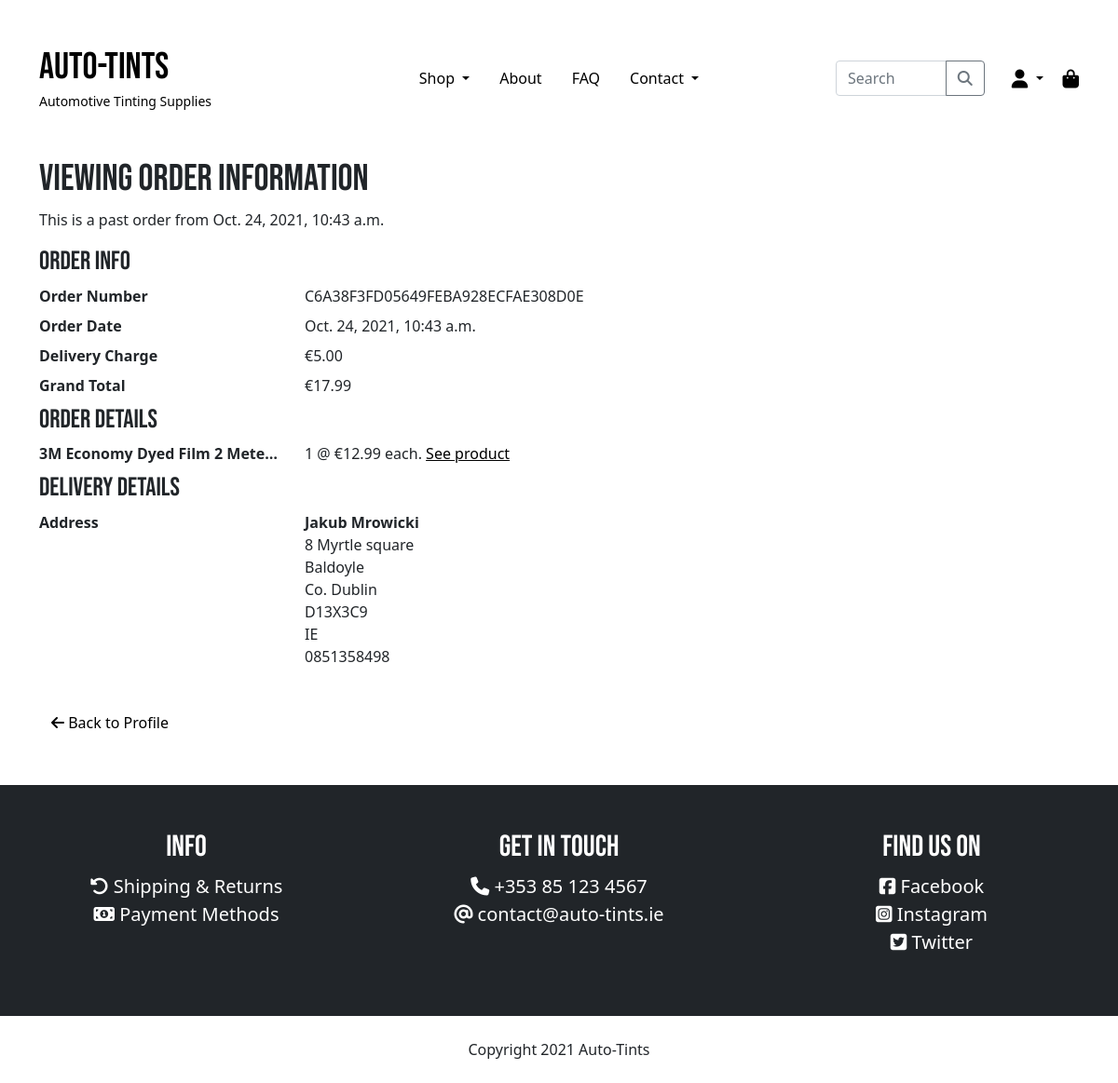
/order_history/C6A38F3FD05649FEBA928ECFAE308D0E, run on the app's committed database.
### checkout/models.py (models this page shows, shortened)
class Order(models.Model):
    order_number = models.CharField(max_length=32, null=False, editable=False)
    user_profile = models.ForeignKey(UserProfile, on_delete=models.SET_NULL,
                                     null=True, blank=True, related_name='orders')
    full_name = models.CharField(max_length=50, null=False, blank=False)
    email = models.EmailField(max_length=254, null=False, blank=False)
    phone_number = models.CharField(max_length=20, null=False, blank=False)
    country = CountryField(blank_label="Country *", null=False, blank=False)
    postcode = models.CharField(max_length=20, null=True, blank=True)
    town_or_city = models.CharField(max_length=40, null=False, blank=False)
    street_address1 = models.CharField(max_length=80, null=False, blank=False)
    street_address2 = models.CharField(max_length=80, null=True, blank=True)
    county = models.CharField(max_length=80, null=True, blank=True)
    date = models.DateTimeField(auto_now_add=True)
    delivery_cost = models.DecimalField(max_digits=6, decimal_places=2, null=False, default=0)
    order_total = models.DecimalField(max_digits=10, decimal_places=2, null=False, default=0)
    grand_total = models.DecimalField(max_digits=10, decimal_places=2, null=False, default=0)
    original_cart = models.TextField(null=False, blank=False, default='')
    stripe_pid = models.CharField(max_length=254, null=False, blank=False, default='')

class OrderLineItem(models.Model):
    order = models.ForeignKey(Order, null=False, blank=False, on_delete=models.CASCADE, related_name='lineitems')
    product = models.ForeignKey(Product, null=False, blank=False, on_delete=models.CASCADE)
    quantity = models.IntegerField(null=False, blank=False, default=0)
    lineitem_total = models.DecimalField(max_digits=6, decimal_places=2, null=False, blank=False, editable=False)

### products/models.py (models this page shows, shortened)
class Product(models.Model):
    category = models.ForeignKey('Category', null=True, blank=True, on_delete=models.SET_NULL)
    sku = models.CharField(max_length=254, null=True, blank=True)
    name = models.CharField(max_length=254)
    description = models.TextField()
    price = models.DecimalField(max_digits=6, decimal_places=2)
    image = models.ImageField(default="noimage.jpg")

### pages/views.py (the view)
# urls.py: path('order_history/<order_number>', views.order_history, name='order_history'),
def order_history(request, order_number):
    order = get_object_or_404(Order, order_number=order_number)
    context = {
        'order': order
    }
    return render(request, 'pages/profiles/order_history.html', context)

### auto_tints/context_processors.py (called while the page is built, shortened)
def get_categories(request):
    categories = Category.objects.all()
    context = {
        'categories': categories,
    }
    return context

def cart_contents(request):
    cart = request.session.get('cart', {})
    cart_items = []
    cart_items_count = 0
    total = 0
    if cart:
        for quantity in list(cart.values()):
            cart_items_count += int(quantity)
    grand_total = total + settings.DELIVERY_CHARGE
    context = {
        'cart_items': cart_items,
        'cart_items_count': cart_items_count,
        'total': total,
        'grand_total' : grand_total,
        'delivery_charge': settings.DELIVERY_CHARGE,
    }
    return context

### pages/templates/pages/profiles/order_history.html (shortened to what this page needs)
{% extends "base.html" %}
{% load static %}
{% block content %}
<div class="container">
    <div class="row">
        <div class="col-12 mb-5">
            <h1>Viewing Order Information</h1>
            <p>This is a past order from {{ order.date }}</p>
            <dl class="row">
                <h3>Order Info</h3>
                <dt class="col-sm-3">Order Number</dt>
                <dd class="col-sm-9">{{ order.order_number }}</dd>
                <dt class="col-sm-3">Order Date</dt>
                <dd class="col-sm-9">{{ order.date }}</dd>
                <dt class="col-sm-3">Delivery Charge</dt>
                <dd class="col-sm-9">€{{ order.delivery_cost }}</dd>
                <dt class="col-sm-3">Grand Total</dt>
                <dd class="col-sm-9">€{{ order.grand_total }}</dd>
                <h3>Order Details</h3>
                {% for item in order.lineitems.all %}
                    <dt class="col-sm-3 text-truncate" title="{{ item.product.name }}">{{ item.product.name }}</dt>
                    <dd class="col-sm-9">
                        {{ item.quantity }} @ €{{ item.product.price }} each. <a href="{% url 'products' %}{{ item.product.pk }}"><u>See product</u></a>
                    </dd>
                {% endfor %}
                <h3>Delivery Details</h3>
                <dt class="col-sm-3">Address</dt>
                <dd class="col-sm-9">
                    <address>
                        <b>{{ order.full_name }}</b><br>
                        {{ order.street_address1 }}<br>
                        {% if order.town_or_city %}
                            {{ order.town_or_city }}<br>
                        {% endif %}
                        {% if order.county %}
                            {{ order.county }}<br>
                        {% endif %}
                        {{ order.postcode }}<br>
                        {{ order.country }}<br>
                        {{ order.phone_number }}
                    </address>
                </dd>
            </dl>
            <a href="{% url 'profile' %}" class="btn btn-link"><i class="fas fa-arrow-left"></i> Back to Profile</a>
        </div>
    </div>
</div>
{% endblock %}

### static/css/base.css (style rules this page uses)
*, body { margin: 0; padding: 0; }
html { min-height: -webkit-fill-available; font-family: 'Open Sans', sans-serif; }
h1, h2, h3, h4, h5, h6, .navbar-brand { font-family: 'Bebas Neue', cursive; }
a { color: black; text-decoration: none; }
header h1, header small, .nav-link, .nav-link:focus, header .list-inline-item a, .btn-link { color: black; opacity: 1; text-decoration: none; transition: opacity .35s ease-in-out; }

### data on the page
Order: date "Oct. 24, 2021, 10:43 a.m.", order_number "C6A38F3FD05649FEBA928ECFAE308D0E", delivery_cost "5.00", grand_total "17.99", full_name "Jakub Mrowicki", street_address1 "8 Myrtle square", town_or_city "Baldoyle", county "Co. Dublin", postcode "D13X3C9", country "IE", phone_number "0851358498"
OrderLineItem: product.name "3M Economy Dyed Film 2 Mete…", quantity "1", product.price "12.99"
